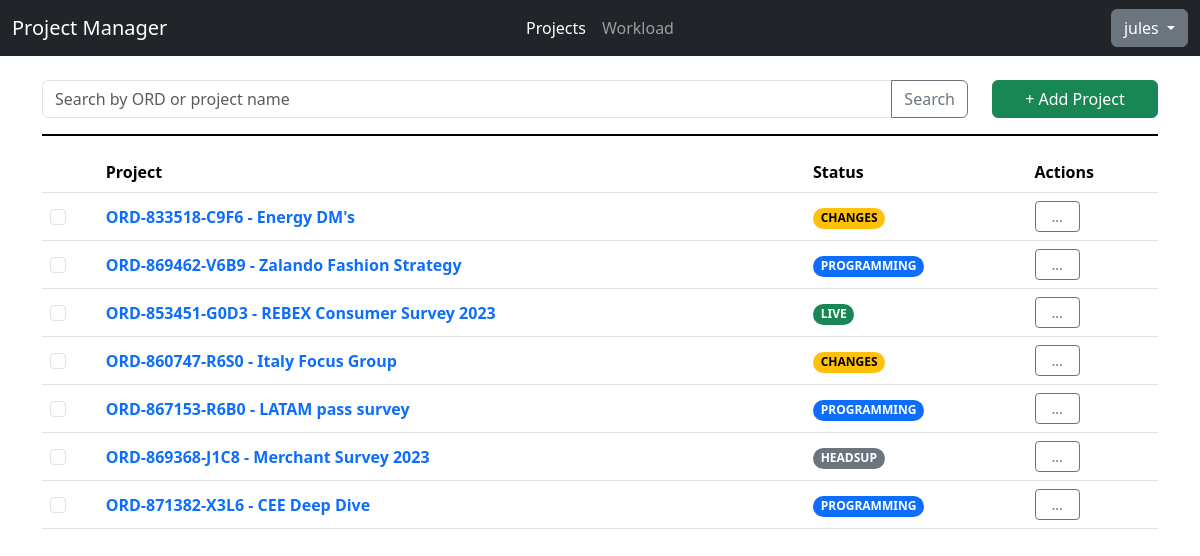
Page /projects/ (signed in) on the committed database.
### api/models.py (models this page shows, shortened)
class Project(models.Model):
    STATUS_CHOICES = [
     ("Headsup","Headsup"),
     ("Programming","Programming"),
     ("Changes","Changes"),
     ("Live", "Live"),
     ("Closed", "Closed")
    ]
    REGION_CHOICES = [
      ("APAC","APAC"),
      ("EMEA","EMEA"),
      ("NA","NA")
    ]
    PLATFORM_CHOICES = [
      ("Decipher", "Decipher"),
      ("CMIX","CMIX"),
      ("Confirmit","Confirmit")
    ]
    __original_eta = None
    code = models.SlugField(max_length=8, default=generate_unique_code, unique=True)
    ord = models.CharField(max_length=15, unique=True, validators=[RegexValidator(regex="^ORD-[0-9]{6}-[0-9A-Z]{4}$", message="Please enter the ORD in ORD-XXXXX-XXXX format.")])
    project_name = models.CharField(max_length=200)
    status = models.CharField(max_length=20, default="Headsup", choices=STATUS_CHOICES)
    created_date = models.DateField(auto_now_add=True)
    region = models.CharField(max_length=10, blank=True, choices=REGION_CHOICES)
    pid = models.CharField(max_length=20, blank=True)
    platform = models.CharField(max_length=15, default="Decipher", choices=PLATFORM_CHOICES)
    eta = models.DateTimeField(null=True,blank=True)
    details = models.TextField(max_length=255, blank=True)
    def __init__(self, *args, **kwargs):
        super().__init__(*args, **kwargs)
        self.__original_eta = self.eta

### testfront/views.py (the view)
# urls.py: path('', views.mainpage, name="projectall"),
@login_required
def mainpage(request):
    if "search" in request.GET:
        projects_list = search_project(request.GET["search"])
    else:
        projects_list = Project.objects.all()
    page_num = 1
    if "page" in request.GET:
        if str(request.GET["page"]).isdigit():
            page_num = int(request.GET["page"])
    paginator_result = paginator_setup(projects_list, page_num)
    return render(request, "testfront/projectlist.html", paginator_result)

### testfront/templates/testfront/projectlist.html (shortened to what this page needs)
{% extends "base.html" %}
{% load static %}
{% block css %} {% static "css/index.css" %} {% endblock %}
{% block body %}
      <form class="row">
        <div class="col-10">
          <div class="input-group">
          <input type="text" class="form-control" name="search" minlength="3" placeholder="Search by ORD or project name" aria-label="Search Project" aria-describedby="button-search">
          <button class="btn btn-outline-secondary" type="submit" id="button-search">Search</button>
          </div>
        </div>
        <div class="col-2 d-grid">
          <a role="button" class="btn btn-success" href="{% url "newproject" %}">
            + Add Project
          </a>
        </div>
      </form>
      <hr class="border-2 border-black opacity-100" />
      {% if projects|length > 0 %}
      <table class="table">
        <thead>
          <tr>
            <th scope="col">&nbsp;</th>
            <th scope="col">Project</th>
            <th scope="col text-center">Status</th>
            <th scope="col text-center">Actions</th>
          </tr>
        </thead>
        <tbody>
          {% for project in projects %}
          <tr>
            <th class="align-middle" scope="row"><input class="form-check-input" type="checkbox" value=""></th>
            <td class="align-middle"><a href="{% url "project" project.ord %}" class="fw-bold text-decoration-none">{{project.ord}} - {{project.project_name}}</a></td>
            <td class="align-middle"><span class="badge rounded-pill
              {% if project.status == "Headsup" %} text-bg-secondary {% endif %}
              {% if project.status == "Programming" %} text-bg-primary {% endif %}
              {% if project.status == "Changes" %} text-bg-warning {% endif %}
              {% if project.status == "Live" %} text-bg-success {% endif %}
            ">{{project.status|upper}}</span></td>
            <td class="align-middle"><div class="dropdown">
              <button class="px-3 py-1 btn btn-outline-secondary btn-sm" type="button" data-bs-toggle="dropdown" aria-expanded="false">
                ...
              </button>
            </div></td>
          </tr>
          {% endfor %}
        </tbody>
      </table>
      {% endif %}
{% endblock %}

### testfront/templates/base.html (shortened to what this page needs)
<!DOCTYPE html>
<html lang="en">
  <head>
    <link
      href="https://cdn.jsdelivr.net/npm/bootstrap@5.3.2/dist/css/bootstrap.min.css"
      rel="stylesheet"
    />
    <link rel="stylesheet" href="{% block css %} {% endblock %}" />
  </head>
  <body>
    <nav class="navbar navbar-expand-lg bg-dark" data-bs-theme="dark">
      <div class="container-fluid">
        <div class="collapse navbar-collapse d-lg-flex" id="navbarNavAltMarkup">
          <a class="navbar-brand col-lg-3 me-auto">Project Manager </a>
          <div class="navbar-nav col-lg-6 justify-content-lg-center">
            <a class="nav-link active" aria-current="page" href="{% url "projectall" %}">Projects</a>
            <a class="nav-link" href="#">Workload</a>
          </div>
          <div class="d-lg-flex col-lg-3 justify-content-lg-end dropdown">
            <button class="btn btn-secondary dropdown-toggle" type="button" data-bs-toggle="dropdown" aria-expanded="false">
              {{user.username}}
            </button>
          </div>
        </div>
      </div>
    </nav>
    <main class="container mt-4">{% block body %} {% endblock %}</main>
  </body>
</html>

### rows in the picture
Project: ord "ORD-833518-C9F6", project_name "Energy DM's", status "CHANGES"
Project: ord "ORD-869462-V6B9", project_name "Zalando Fashion Strategy", status "PROGRAMMING"
Project: ord "ORD-853451-G0D3", project_name "REBEX Consumer Survey 2023", status "LIVE"
Project: ord "ORD-860747-R6S0", project_name "Italy Focus Group", status "CHANGES"
Project: ord "ORD-867153-R6B0", project_name "LATAM pass survey", status "PROGRAMMING"
Project: ord "ORD-869368-J1C8", project_name "Merchant Survey 2023", status "HEADSUP"
Project: ord "ORD-871382-X3L6", project_name "CEE Deep Dive", status "PROGRAMMING"

### other values in the picture
{{ user.username }} "jules"
